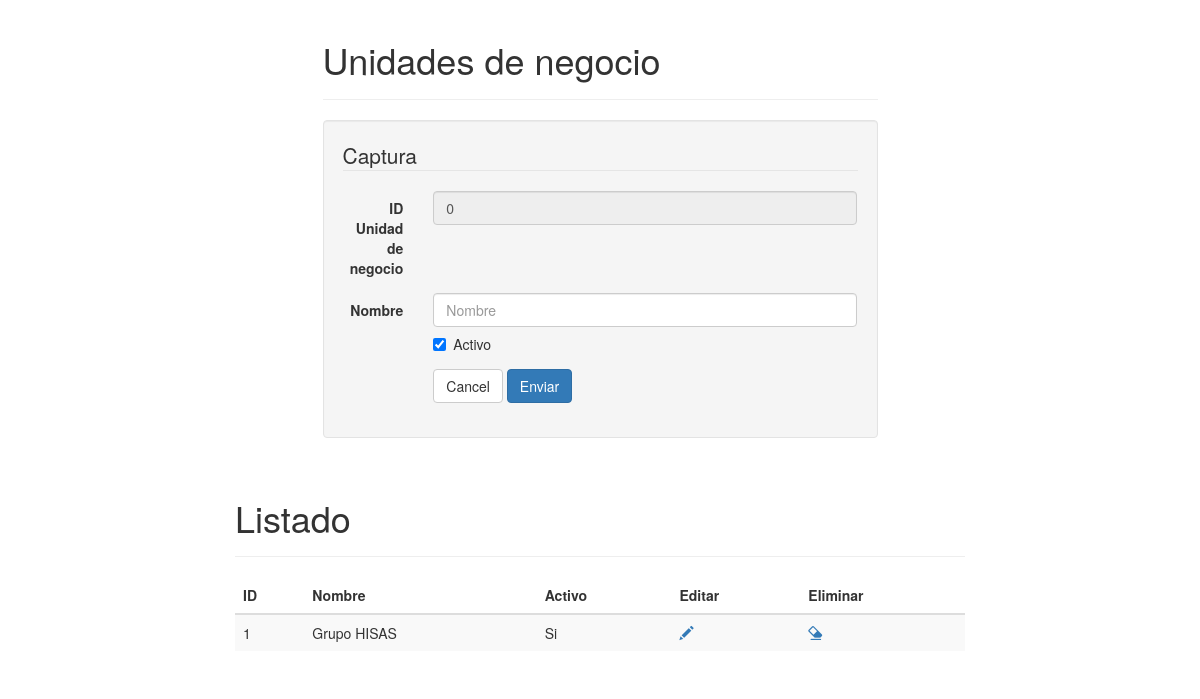
The app's page /php/cat_unidad_negocio.php, older data.
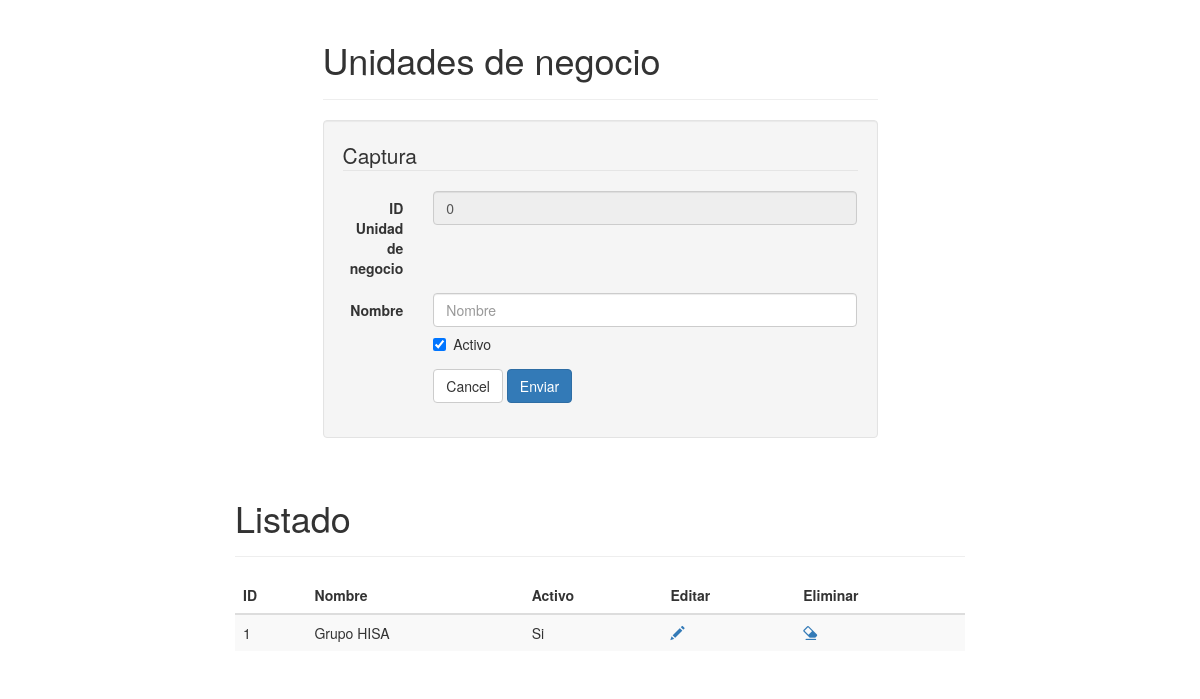
The same page, newer data.
### tables this page shows
CREATE TABLE IF NOT EXISTS `unidades_negocio` (
  `cve_unidad_negocio` int(11) NOT NULL,
  `nombre` varchar(50) NOT NULL,
  `activo` bit(1) NOT NULL
);

### php/class/UtilDB.php (called while the page is built, shortened)
<?php
class UtilDB {
    private static $servername = "mysql.hostinger.es";
    private static $username = "u798069583_ovc";
    private static $password = "9811977";
    private static $database = "u798069583_ovc";
    static function getConnection() {
        try {
            $cnxString = "mysql:host=" . UtilDB::$servername . ";dbname=" . UtilDB::$database;
            $params = array(PDO::MYSQL_ATTR_INIT_COMMAND => "SET NAMES utf8", PDO::ATTR_ERRMODE => PDO::ERRMODE_EXCEPTION, PDO::ATTR_CASE => PDO::CASE_LOWER);
            $cnx = new PDO($cnxString, UtilDB::$username, UtilDB::$password, $params);
        } catch (PDOException $e) {
            echo "Connection failed: " . $e->getMessage();
        }
        return $cnx;
    }
    static function ejecutaConsulta($sql) {
        $cnx = UtilDB::getConnection();
        $rst = $cnx->query($sql);
        return $rst;
    }
}

### php/cat_unidad_negocio.php (the view, shortened to what the changed rows need)
<?php
$sql = "SELECT * FROM unidades_negocio ORDER BY cve_unidad_negocio";
$rst = UtilDB::ejecutaConsulta($sql);
?>
<!DOCTYPE html>
<html lang="es">
    <head>
        <link href="../twbs/bootstrap-3.3.5-dist/css/bootstrap.min.css" rel="stylesheet"/>
    </head>
    <body>
        <div class="container">
            <div class="row">
                <div class="col-md-6 col-md-offset-3">
                    <div class="page-header">
                        <h1 id="forms">Unidades de negocio</h1>
                    </div>
                </div>
            </div>
            <?php if($rst->rowCount() > 0){?>
            <div class="col-md-8 col-md-offset-2">
                <div class="page-header">
                    <h1 id="tables">Listado</h1>
                </div>
                <div class="bs-component">
                    <table class="table table-striped table-hover ">
                        <thead>
                            <tr>
                                <th>ID</th>
                                <th>Nombre</th>
                                <th>Activo</th>
                                <th>Editar</th>
                                <th>Eliminar</th>
                            </tr>
                        </thead>
                        <tbody>
                            <?php foreach ($rst as $row){?>
                            <tr>
                                <td><?php echo($row['cve_unidad_negocio']);?></td>
                                <td><?php echo($row['nombre']);?></td>
                                <td><?php echo($row['activo'] == 1 ? "Si":"No");?></td>
                                <td><a href="javascript:void(0);" onclick="editar(<?php echo($row['cve_unidad_negocio']);?>);"><span class="glyphicon glyphicon-pencil"></span></a></td>
                                <td><a href="javascript:void(0);" onclick="if(confirm('¿Está realmente seguro de eliminar este registro?')){eliminar(<?php echo($row['cve_unidad_negocio']);?>);}else{ return false;};"><span class="glyphicon glyphicon-erase"></span></a></td>
                            </tr>
                            <?php } $rst->closeCursor();?>
                        </tbody>
                    </table>
                </div>
            </div>
            <?php }?>
        </div>
    </body>
</html>

Row changes from the older to the newer data that the page shows:
changed unidades_negocio id 1: nombre "Grupo HISAS" → "Grupo HISA"
